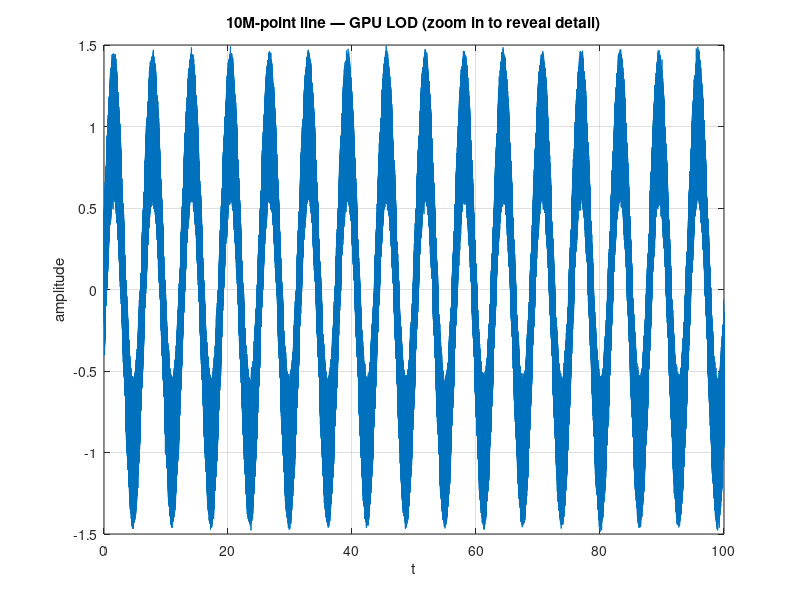

Recreate this plot in MATLAB.
% Ten-Million-Point Line — GPU level-of-detail
% A 10M-sample noisy multi-tone signal. Above ~1M points the engine keeps the
% raw data engine-side and the viewer draws a GPU LOD tile (~4× the plot width
% in points), refetched only on zoom — so the plot opens instantly and pans at
% any zoom with no overdraw. Bump n to 50e6 to stress the LOD further.


clear
close all

n = 10000000;                      % 10M samples
t = linspace(0, 100, n);
y = sin(t) + 0.3 * sin(50 * t) + 0.05 * randn(1, n);

figure
plot(t, y)
title('10M-point line — GPU LOD (zoom in to reveal detail)')
xlabel('t')
ylabel('amplitude')
grid on
